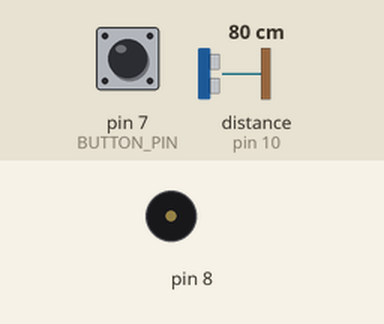
A sketch run on a simulated Arduino Uno, built with avr-gcc and run on an emulated ATmega328P. Parts: buzzer (waves = sounding). Inputs (shaded band) come from the test bench; at power-on: pin 7 (BUTTON_PIN) HIGH, distance to the obstacle (sensor on pin 10) 80 cm. The echo pulse lasts 58.3 µs per cm.

Above: at 1.2 s.
1.3 s: pin 7 (BUTTON_PIN) pulled LOW for 1 s
At 1.5 s:
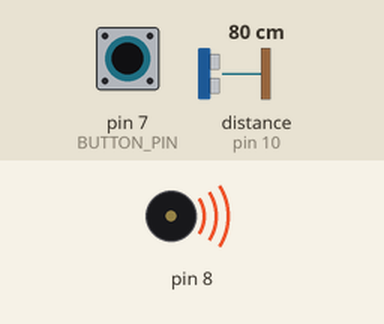
4.3 s: pin 7 (BUTTON_PIN) pulled LOW for 3.2 s
At 7.9 s:
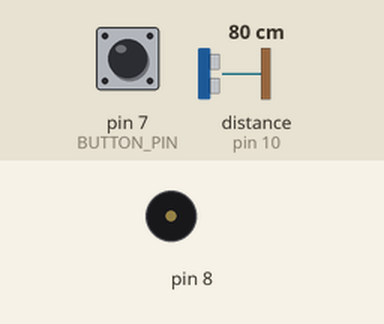
Timing chart, 0 to 9.4 s (numbered marks = the images above; inputs shaded):
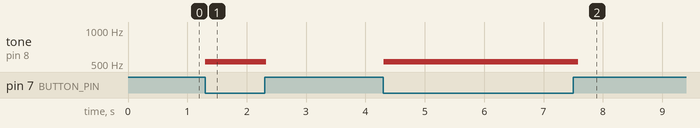

The sketch:

airPiano.ino
```cpp
#define TRIGGER_PIN 9
#define ECHO_PIN 10
#define BUTTON_PIN 7

const int melody[] = {
  261, 294, 330, 349, 392, 440, 494, 523
};

int melodyLength = sizeof(melody) / sizeof(melody[0]);
int currentNote = 0;

void setup() {
  pinMode(TRIGGER_PIN, OUTPUT);
  pinMode(ECHO_PIN, INPUT);
  pinMode(BUTTON_PIN, INPUT_PULLUP);
}

void loop() {
  if (digitalRead(BUTTON_PIN) == LOW) {
    digitalWrite(TRIGGER_PIN, LOW);
    delayMicroseconds(2);
    digitalWrite(TRIGGER_PIN, HIGH);
    delayMicroseconds(10);
    digitalWrite(TRIGGER_PIN, LOW);
    long duration = pulseIn(ECHO_PIN, HIGH);

    int distance = duration / 29 / 2;
    int note = map(distance, 2, 20, 0, 7);

    if (note < 0) {
      note = 0;
    } else if (note >= melodyLength) {
      note = melodyLength - 1;
    }

    tone(8, melody[note]); // Predvajaj frekvenco na pinu 8
    delay(200);
    noTone(8); // Izklopi zvok
  }
}
```

Measured:
- after the input at 1.3 s, tone on pin 8: silent → 523 Hz at once, → silent 1.0 s later
- after the input at 4.3 s, tone on pin 8: silent → 523 Hz at once, → silent 3.3 s later
